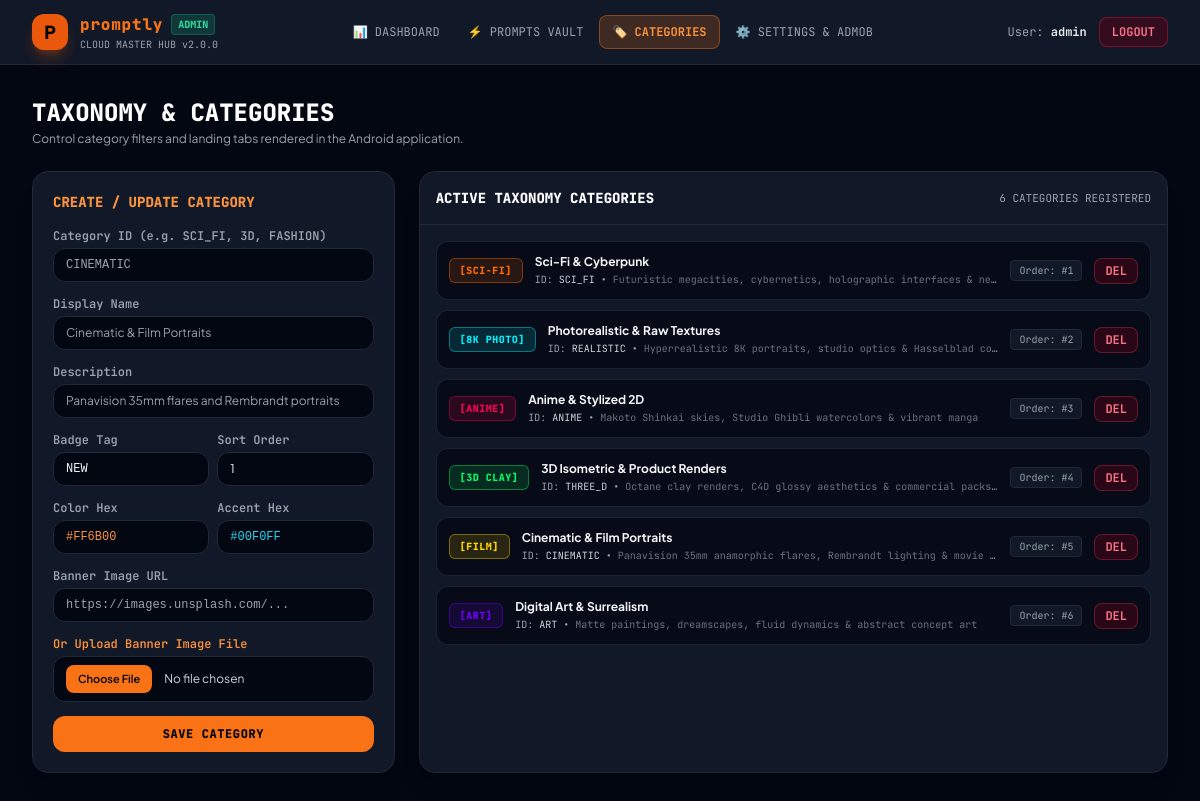
Screenshot of /admin/categories.php (signed in) with the database file from the repository.
### tables this page shows
CREATE TABLE IF NOT EXISTS `categories` (
  `id` VARCHAR(64) PRIMARY KEY,
  `name` VARCHAR(64) NOT NULL,
  `display_name` VARCHAR(128) NOT NULL,
  `description` TEXT DEFAULT NULL,
  `badge_tag` VARCHAR(32) NOT NULL DEFAULT 'NEW',
  `color_hex` VARCHAR(16) NOT NULL DEFAULT '#FF6B00',
  `accent_hex` VARCHAR(16) NOT NULL DEFAULT '#00F0FF',
  `banner_image_url` VARCHAR(512) DEFAULT NULL,
  `sort_order` INT NOT NULL DEFAULT 0,
  `is_active` TINYINT(1) NOT NULL DEFAULT 1,
  `created_at` TIMESTAMP DEFAULT CURRENT_TIMESTAMP
);

### admin/categories.php (the view, shortened to what this page needs)
<?php
require_once __DIR__ . '/../includes/header.php';
$db = getDbConnection();
$categories = $db->query("SELECT * FROM categories ORDER BY sort_order ASC, display_name ASC")->fetchAll();
?>
<div class="space-y-6">
  <div class="flex flex-col sm:flex-row sm:items-center sm:justify-between gap-4">
    <div>
      <h1 class="text-2xl font-black text-white mono">TAXONOMY & CATEGORIES</h1>
      <p class="text-xs text-gray-400 mt-0.5">Control category filters and landing tabs rendered in the Android application.</p>
    </div>
  </div>
  <div class="grid grid-cols-1 lg:grid-cols-3 gap-6">
    <div class="bg-gray-900 border border-gray-800 rounded-2xl p-5 shadow-xl">
      <h2 class="text-sm font-black text-orange-400 mono mb-4 uppercase">CREATE / UPDATE CATEGORY</h2>
      <form method="POST" enctype="multipart/form-data" class="space-y-3.5">
        <div>
          <label class="block text-xs font-semibold text-gray-400 mb-1 mono">Category ID (e.g. SCI_FI, 3D, FASHION)</label>
          <input type="text" name="id" placeholder="CINEMATIC" class="w-full bg-gray-950 border border-gray-800 focus:border-orange-500 rounded-xl px-3 py-2 text-xs text-gray-100 outline-none uppercase font-mono" required>
        </div>
        <div>
          <label class="block text-xs font-semibold text-gray-400 mb-1 mono">Display Name</label>
          <input type="text" name="display_name" placeholder="Cinematic & Film Portraits" class="w-full bg-gray-950 border border-gray-800 focus:border-orange-500 rounded-xl px-3 py-2 text-xs text-gray-100 outline-none" required>
        </div>
        <div>
          <label class="block text-xs font-semibold text-gray-400 mb-1 mono">Description</label>
          <input type="text" name="description" placeholder="Panavision 35mm flares and Rembrandt portraits" class="w-full bg-gray-950 border border-gray-800 focus:border-orange-500 rounded-xl px-3 py-2 text-xs text-gray-100 outline-none">
        </div>
        <div class="grid grid-cols-2 gap-2">
          <div>
            <label class="block text-xs font-semibold text-gray-400 mb-1 mono">Badge Tag</label>
            <input type="text" name="badge_tag" value="NEW" class="w-full bg-gray-950 border border-gray-800 rounded-xl px-3 py-2 text-xs text-gray-100 outline-none uppercase font-mono">
          </div>
          <div>
            <label class="block text-xs font-semibold text-gray-400 mb-1 mono">Sort Order</label>
            <input type="number" name="sort_order" value="1" class="w-full bg-gray-950 border border-gray-800 rounded-xl px-3 py-2 text-xs text-gray-100 outline-none">
          </div>
        </div>
        <div class="grid grid-cols-2 gap-2">
          <div>
            <label class="block text-xs font-semibold text-gray-400 mb-1 mono">Color Hex</label>
            <input type="text" name="color_hex" value="#FF6B00" class="w-full bg-gray-950 border border-gray-800 rounded-xl px-3 py-2 text-xs text-orange-400 font-mono">
          </div>
          <div>
            <label class="block text-xs font-semibold text-gray-400 mb-1 mono">Accent Hex</label>
            <input type="text" name="accent_hex" value="#00F0FF" class="w-full bg-gray-950 border border-gray-800 rounded-xl px-3 py-2 text-xs text-cyan-400 font-mono">
          </div>
        </div>
        <div>
          <label class="block text-xs font-semibold text-gray-400 mb-1 mono">Banner Image URL</label>
          <input type="url" name="banner_image_url" placeholder="https://images.unsplash.com/..." class="w-full bg-gray-950 border border-gray-800 focus:border-orange-500 rounded-xl px-3 py-2 text-xs text-gray-100 outline-none font-mono">
        </div>
        <div>
          <label class="block text-xs font-semibold text-orange-400 mb-1 mono">Or Upload Banner Image File</label>
          <input type="file" name="banner_file" accept="image/*" class="w-full bg-gray-950 border border-gray-800 focus:border-orange-500 rounded-xl px-3 py-2 text-xs text-gray-300 outline-none file:mr-3 file:py-1.5 file:px-3 file:rounded-lg file:border-0 file:text-[11px] file:font-semibold file:bg-orange-500 file:text-black hover:file:bg-orange-600 cursor-pointer">
        </div>
        <button type="submit" class="w-full bg-orange-500 hover:bg-orange-600 text-black font-black py-2.5 rounded-xl text-xs transition tracking-wider mono mt-2">
          SAVE CATEGORY
        </button>
      </form>
    </div>
    <div class="lg:col-span-2 bg-gray-900 border border-gray-800 rounded-2xl overflow-hidden shadow-xl">
      <div class="p-4 border-b border-gray-800 flex items-center justify-between gap-4">
        <h2 class="text-sm font-black text-white mono uppercase shrink-0 whitespace-nowrap">ACTIVE TAXONOMY CATEGORIES</h2>
        <span class="text-[11px] text-gray-400 mono shrink-0 whitespace-nowrap"><?= count($categories) ?> CATEGORIES REGISTERED</span>
      </div>
      <div class="p-4 space-y-2.5">
        <?php foreach ($categories as $cat): ?>
          <div class="flex items-center justify-between gap-3 p-3 bg-gray-950/70 border border-gray-800/80 hover:border-gray-700 rounded-xl transition">
            <div class="shrink-0 whitespace-nowrap flex items-center">
              <span class="shrink-0 whitespace-nowrap inline-flex items-center justify-center px-2.5 py-1 rounded-md text-[10px] font-extrabold mono tracking-wider" style="background-color: <?= htmlspecialchars($cat['color_hex']) ?>22; color: <?= htmlspecialchars($cat['color_hex']) ?>; border: 1px solid <?= htmlspecialchars($cat['color_hex']) ?>66;">
                [<?= htmlspecialchars($cat['badge_tag']) ?>]
              </span>
            </div>
            <div class="min-w-0 flex-1">
              <div class="font-bold text-gray-100 text-xs truncate" title="<?= htmlspecialchars($cat['display_name']) ?>">
                <?= htmlspecialchars($cat['display_name']) ?>
              </div>
              <div class="text-[10px] text-gray-400 mono truncate mt-0.5">
                ID: <span class="text-gray-300"><?= htmlspecialchars($cat['id']) ?></span> &bull; <span class="text-gray-500"><?= htmlspecialchars($cat['description'] ?: 'No description provided') ?></span>
              </div>
            </div>
            <div class="shrink-0 whitespace-nowrap hidden sm:flex items-center text-[10px] mono text-gray-400 bg-gray-900 border border-gray-800 px-2 py-0.5 rounded">
              Order: #<?= (int)$cat['sort_order'] ?>
            </div>
            <div class="shrink-0 whitespace-nowrap flex items-center space-x-1.5">
              <a href="categories.php?delete_id=<?= urlencode($cat['id']) ?>" onclick="return confirm('Delete category?')" class="shrink-0 whitespace-nowrap inline-flex items-center justify-center text-rose-400 hover:text-rose-300 font-bold px-2.5 py-1 bg-rose-950/50 rounded-lg border border-rose-500/30 text-xs mono transition">
                DEL
              </a>
            </div>
          </div>
        <?php endforeach; ?>
      </div>
    </div>
  </div>
</div>
</main>
</body>
</html>

### includes/header.php (style rules this page uses)
body { font-family: 'Plus Jakarta Sans', sans-serif; }
.mono { font-family: 'JetBrains Mono', monospace; }

### rows the page displays
categories: badge_tag "SCI-FI", display_name "Sci-Fi & Cyberpunk", id "SCI_FI", description "Futuristic megacities, cybernetics, holographic interfaces & ne…", sort_order "1"
categories: badge_tag "8K PHOTO", display_name "Photorealistic & Raw Textures", id "REALISTIC", description "Hyperrealistic 8K portraits, studio optics & Hasselblad co…", sort_order "2"
categories: badge_tag "ANIME", display_name "Anime & Stylized 2D", id "ANIME", description "Makoto Shinkai skies, Studio Ghibli watercolors & vibrant manga", sort_order "3"
categories: badge_tag "3D CLAY", display_name "3D Isometric & Product Renders", id "THREE_D", description "Octane clay renders, C4D glossy aesthetics & commercial packs…", sort_order "4"
categories: badge_tag "FILM", display_name "Cinematic & Film Portraits", id "CINEMATIC", description "Panavision 35mm anamorphic flares, Rembrandt lighting & movie…", sort_order "5"
categories: badge_tag "ART", display_name "Digital Art & Surrealism", id "ART", description "Matte paintings, dreamscapes, fluid dynamics & abstract concept art", sort_order "6"

### other values shown
APP_VERSION "2.0.0"
$_SESSION['admin_user'] "admin"
count($categories) "6"
